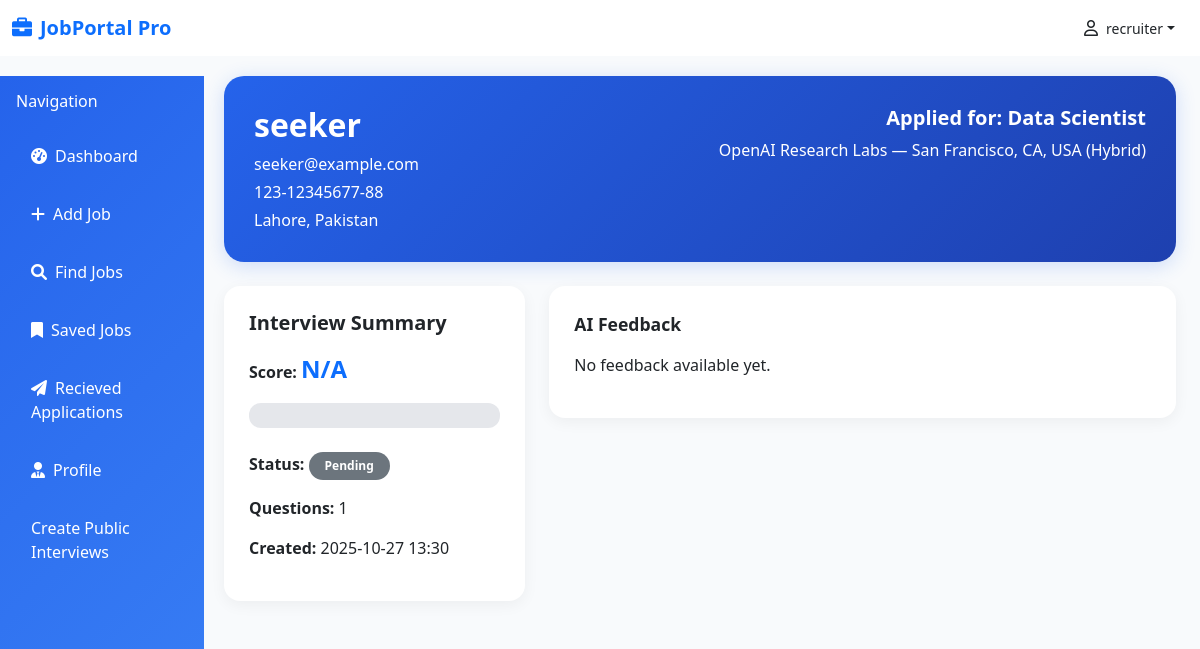
The page /interview-results/1 (signed in) on the database its author committed.
### database/models.py (models this page shows)
class User(Base):
    __tablename__ = "users"
    id = Column(Integer(), primary_key=True)
    name = Column(String(256), nullable=False)
    email = Column(String(256), nullable=False)
    password = Column(String(256), nullable=False)
    is_recruiter = Column(Boolean, default=False)

class Applicant(Base):
    __tablename__="applicants"
    id = Column(Integer(), primary_key=True)
    number = Column(String(256), nullable=False)
    email = Column(String(256), nullable=True)
    address = Column(String(256), nullable=False)
    applicant = Column(Integer(), ForeignKey('users.id'))
    applied_for = Column(Integer(), ForeignKey('job.id'))
    applied_time = Column(DateTime, default = datetime.utcnow)
    interview_time = Column(DateTime, nullable=True)
    resume = Column(String(256), nullable=False)
    status = Column(String(256), nullable=False, default="pending")
    user = relationship("User", backref=backref("applicants", cascade='all, delete-orphan'))
    job = relationship("Job", backref=backref("applicants", cascade='all, delete-orphan'))

class Job(Base):
    __tablename__ = "job"
    id = Column(Integer, primary_key=True, index=True)
    link = Column(String, nullable=True)
    logo = Column(String, nullable=True)
    title = Column(String, nullable=False)
    company = Column(String, nullable=True)
    location = Column(String, nullable=True)
    salary = Column(String, nullable=True)
    description = Column(Text, nullable=True)
    responsibilities = Column(Text, nullable=True)
    requirements = Column(Text, nullable=True)
    skills = Column(JSON, nullable=True)
    seniority_level = Column(String, nullable=True)
    employment_type = Column(String, nullable=True)
    job_function = Column(String, nullable=True)
    industry = Column(String, nullable=True)
    posted_on = Column(String, nullable=True)
    source = Column(String, nullable=False)
    created_at = Column(DateTime, default=datetime.utcnow)
    user_id = Column(Integer(), ForeignKey('users.id'))
    user = relationship("User", backref=backref("job", cascade='all, delete-orphan'))

class Interview(Base):
    __tablename__ = "interviews"
    id = Column(Integer, primary_key=True, index=True)
    applicant_id = Column(Integer, ForeignKey("applicants.id"), nullable=False)
    transcript = Column(JSON, default=[])
    question_count = Column(Integer, default=0)
    created_at = Column(DateTime, server_default=func.now())
    completed_at = Column(DateTime, nullable=True)
    video = Column(String(256), nullable=True)
    score = Column(Float, nullable=True)
    status = Column(String(50), nullable=True, default=False)  # "pass" / "fail"
    feedback = Column(Text, nullable=True)
    applicant = relationship("Applicant", backref=backref("interview", uselist=False))

### apps/Interview/interview.py (the view)
@interview_router.get("/interview-results/{applicant_id}")
async def get_applicant_interview_results(
    request: Request,
    applicant_id: int,
    current_user=Depends(get_current_user),
    db: Session = Depends(get_db)
):
    if not current_user.is_recruiter:
        raise HTTPException(status_code=403, detail="Only recruiters can access this page")
    applicant = db.query(Applicant).filter(Applicant.id == applicant_id).first()
    if applicant.job.user_id != current_user.id:
        raise HTTPException(status_code=403, detail="Not authorized to view this applicant")
    if not applicant:
        raise HTTPException(status_code=404, detail="Applicant not found or unauthorized")
    interview = db.query(Interview).filter_by(applicant_id=applicant_id).first()
    if not interview:
        raise HTTPException(status_code=404, detail="No AI interview found for this applicant")
    return templates.TemplateResponse("recruiter_interview_results.html", {
        "request": request,
        "applicant": applicant,
        "interview": interview,
        "current_user": current_user
    })

### templates/recruiter_interview_results.html (shortened to what this page needs)
{% extends 'base.html' %}
{% block csslink %}
<link rel="stylesheet" href="{{ url_for('static', path='css/interview_result.css') }}">
{% endblock %}
{% block content %}
<div class="col-md-9 col-lg-10">
    <div class="container">
        <div class="header-card mb-4">
            <div class="d-flex flex-column flex-md-row justify-content-between align-items-start">
                <div>
                    <h2 class="fw-bold mb-2">{{ applicant.user.name }}</h2>
                    <p class="mb-1"> {{ applicant.user.email }}</p>
                    <p class="mb-1"> {{ applicant.number }}</p>
                    <p class="mb-0"> {{ applicant.address }}</p>
                </div>
                <div class="text-md-end mt-3 mt-md-0">
                    <h5 class="fw-semibold">Applied for: {{ applicant.job.title }}</h5>
                    <p class="mb-0">{{ applicant.job.company }} — {{ applicant.job.location or "Remote" }}</p>
                </div>
            </div>
        </div>
        <div class="row g-4">
            <div class="col-lg-4">
                <div class="score-card">
                    <h5 class="fw-semibold mb-3">Interview Summary</h5>
                    <p><strong>Score:</strong>
                        <span class="fs-4 fw-bold text-primary">{{ interview.score or "N/A" }}</span>
                    </p>
                    <div class="progress progress-custom mb-4" data-score="{{ interview.score or 0 }}">
                    </div>
                    <p><strong>Status:</strong>
                        {% if interview.status == "pass" %}
                        <span class="badge bg-success rounded-pill px-3 py-2">Passed</span>
                        {% elif interview.status == "fail" %}
                        <span class="badge bg-danger rounded-pill px-3 py-2">Failed</span>
                        {% else %}
                        <span class="badge bg-secondary rounded-pill px-3 py-2">Pending</span>
                        {% endif %}
                    </p>
                    <p><strong>Questions:</strong> {{ interview.question_count or 0 }}</p>
                    <p><strong>Created:</strong> {{ interview.created_at.strftime('%Y-%m-%d %H:%M') if
                        interview.created_at
                        else "—" }}</p>
                </div>
            </div>
            <div class="col-lg-8">
                <div class="feedback-box">
                    <div class="section-title">AI Feedback</div>
                    <p>{{ interview.feedback or "No feedback available yet." }}</p>
                </div>
            </div>
        </div>
    </div>
</div>
{% endblock %}

### templates/base.html (shortened to what this page needs)
<!DOCTYPE html>
<html lang="en">
<head>
    <link href="https://cdn.jsdelivr.net/npm/bootstrap@5.3.0/dist/css/bootstrap.min.css" rel="stylesheet">
    <link href="https://cdnjs.cloudflare.com/ajax/libs/font-awesome/6.0.0/css/all.min.css" rel="stylesheet">
    {% block csslink %} {% endblock %}
    <link rel="stylesheet" href="{{ url_for('static', path='css/base.css') }}">
</head>
<body>
    <nav class="navbar navbar-expand-lg navbar-light bg-white fixed-top">
        <div class="container-fluid">
            <a class="navbar-brand fw-bold text-primary" href=" {{url_for('dashboard')}} ">
                <i class="fas fa-briefcase me-2"></i>JobPortal Pro
            </a>
            <div class="d-flex align-items-center">
                <div class="dropdown">
                    <button class="btn text-dark dropdown-toggle d-flex align-items-center" type="button"
                        id="userDropdown" data-bs-toggle="dropdown" aria-expanded="false">
                        <i class="fa-regular fa-user me-2"></i>
                        <small>{{ current_user.name }}</small>
                    </button>
                </div>
            </div>
        </div>
    </nav>
    <div class="container-fluid" style="margin-top: 76px;">
        <div class="row">
            <div class="col-md-3 col-lg-2 px-0">
                <div class="sidebar">
                    <div class="p-3">
                        <h6 class="text-white mb-3">Navigation</h6>
                        <nav class="nav flex-column">
                            <a class="nav-link {% if request.url.path == '/dashboard' %}active{% endif %}"
                                href=" {{url_for('dashboard')}} "><i
                                    class="fas fa-tachometer-alt me-2"></i>Dashboard</a>
                            {% if current_user.is_recruiter %}
                            <a class="nav-link {% if request.url.path=='/add-job' %}active{% endif %}"
                                href=" {{url_for('add_job')}} "><i class="fas fa-plus me-2"></i>Add Job</a>
                            {% endif %}
                            <a class="nav-link {% if request.url.path=='/search' %}active{% endif %}"
                                href="{{url_for('get_search')}}"><i class="fas fa-search me-2"></i>Find Jobs</a>
                            <a class="nav-link {% if request.url.path=='/saved-job' %}active{% endif %}"
                                href=" {{url_for('saved_job')}} "><i class="fas fa-bookmark me-2"></i>Saved Jobs</a>
                            {% if current_user.is_recruiter %}
                            <a class="nav-link {% if request.url.path=='/get-applicant' %}active{% endif %}"
                                href=" {{url_for('get_applicants')}} "><i class="fas fa-paper-plane me-2"></i>Recieved
                                Applications</a>
                            {% endif %}
                            <a class="nav-link {% if request.url.path=='/profile' %}active{% endif %}"
                                href="{{url_for('get_profile')}}"><i class="fas fa-user-tie me-2"></i>Profile</a>
                            {% if current_user.is_recruiter %}
                            <a class="nav-link {% if request.url.path=='/recruiter-public-interview' %}active{% endif %}"
                                href=" {{url_for('recruiter_public_interview')}} ">Create Public Interviews</a>
                            {% endif %}
                        </nav>
                    </div>
                </div>
            </div>
            {% block content %} {% endblock %}
        </div>
    </div>
</body>
</html>

### static/css/interview_result.css (style rules this page uses)
.container { background-color: #f8fafc; }
.header-card { background: linear-gradient(135deg, #2563eb, #1e40af); color: white; border-radius: 20px; padding: 30px; box-shadow: 0 4px 20px rgba(37, 99, 235, 0.2); }
.score-card { background: white; border-radius: 16px; box-shadow: 0 4px 15px rgba(0,0,0,0.05); padding: 25px; margin-bottom: 20px; }
.progress-custom { height: 25px; background-color: #e5e7eb; border-radius: 12px; overflow: hidden; }
.feedback-box, .video-card, .transcript-box { background: white; border-radius: 16px; box-shadow: 0 4px 15px rgba(0,0,0,0.05); padding: 25px; margin-bottom: 20px; }
.section-title { font-weight: 600; font-size: 1.1rem; margin-bottom: 15px; }

### static/css/base.css (style rules this page uses)
:root { --primary-blue: #2563eb; --light-blue: #3b82f6; --dark-blue: #1e40af; --bg-blue: #eff6ff; }
body { background-color: #f8fafc; font-family: 'Segoe UI', Tahoma, Geneva, Verdana, sans-serif; }
.sidebar { background: linear-gradient(135deg, var(--primary-blue), var(--light-blue)); min-height: 100vh; position: fixed; width: 17%; }
.sidebar .nav-link { color: white; padding: 12px 15px; margin: 5px 0; border-radius: 8px; transition: all 0.3s ease; }

### rows shown on the page
User: name "recruiter"
User: user.name "seeker", user.email "seeker@example.com"
Applicant: number "123-12345677-88", address "Lahore, Pakistan"
Job: job "Data Scientist", job.company "OpenAI Research Labs", job "San Francisco, CA, USA (Hybrid)"
Interview: score "N/A", question_count "1", created_at "2025-10-27 13:30", feedback "No feedback available yet."
